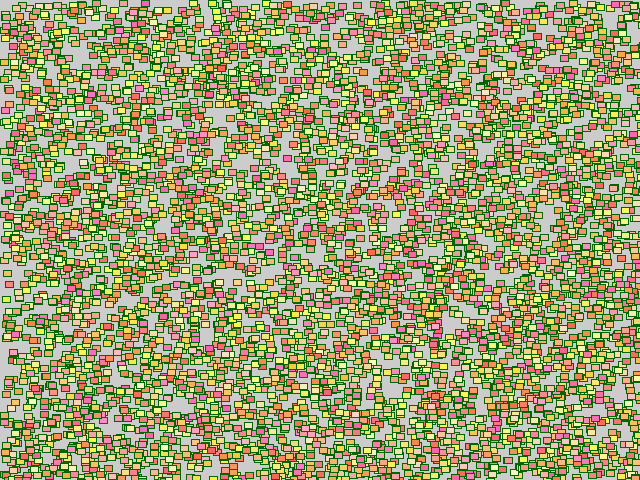
Frame 1 (no input)
Frame 60 (the mouse pressed at the canvas centre just before this capture): identical to frame 1, image omitted
Frame 120 (the mouse held since frame 60 and released just before this capture): identical to frame 1, image omitted

The Processing sketch that drew this single still picture (run headless with seeded random() and noise(); from frame 60 on, the mouse is pressed at the canvas centre):

// Processing sketch: processing_12042
// ── processing_12042.pde

float objectSize = 10;
int heightCount = 80;
int widthCount = 80;
 
void setup() {
  size(640, 480);
  ellipseMode(CENTER);
  smooth();
  colorMode(RGB, 360, 255, 255);
   
  drawGrid();
}
 
void draw() {

}
 
void drawGrid() {

  fill(267);

 
  for (int j = 1; j < heightCount; j = j + 1) {
    for (int i = 1; i < widthCount; i = i + 1) {
       
      if((widthCount *2) == 0) {
        noStroke();
        fill(random(130, 260), random(50, 100), random(75, 200));
        rect(map(i, 0, widthCount, 75, width-75),
        map(j, 0, heightCount, 20, height-20),
        width / 20, height / 20);
         
      } else {
         
      noFill();
      stroke(map(i + j, 1, widthCount, 50, 0), 100, 0);

     fill(random(345, 320), random(100, 255), random(75, 200));
     rect(random(0, 640), random(0, 480), 
      width / widthCount, height / heightCount);
     }
  }
}
}
 
void mouseMoved() {
 fill(random(300, 345), 100, 100);
  background(0, 0, 100);
  widthCount = floor(map( mouseX, 3, width, 3, 40));
  heightCount = floor(map( mouseY, 3, height, 3, 40));
  fill(random(100, 255), random(200, 255), random(130, 255));
  drawGrid();
}
